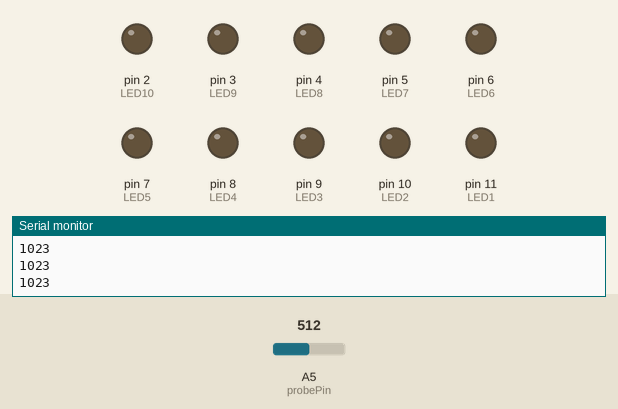
This sketch was run on a simulated Arduino Uno, built with avr-gcc and run on an emulated ATmega328P. On the bench: output pins drawn as LEDs (lit = HIGH), the last lines printed to the serial monitor. Inputs (shaded band) come from the test bench; at power-on: A5 (probePin) = 512.

Above: at 1.2 s.
1.3 s: A5 (probePin) set to 35
2.8 s: A5 (probePin) set to 30
At 3.8 s:
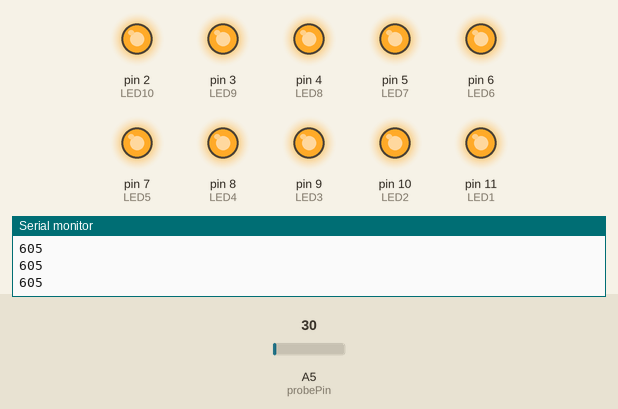
4.4 s: A5 (probePin) set to 5
At 5.0 s:
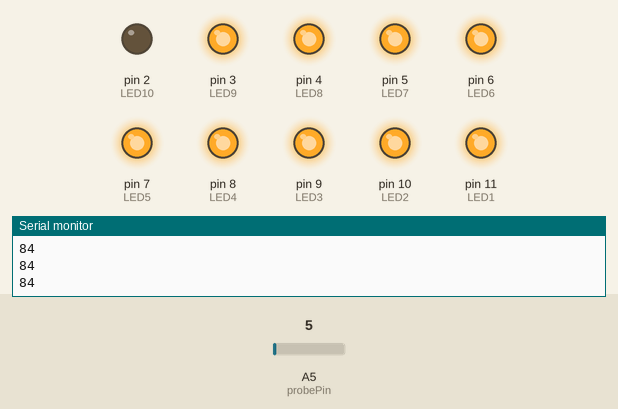
6.1 s: A5 (probePin) set to 25
At 7.3 s:
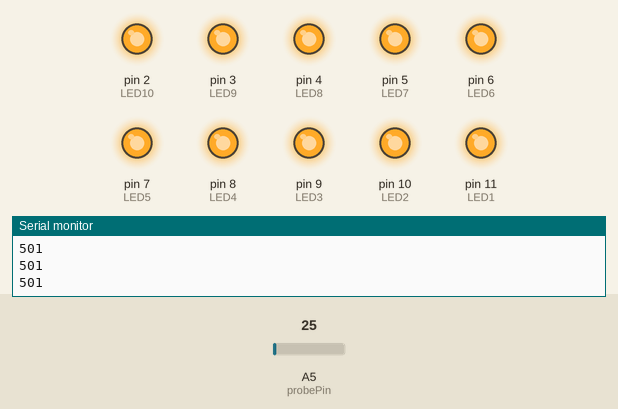
7.6 s: A5 (probePin) set to 50
At 8.2 s:
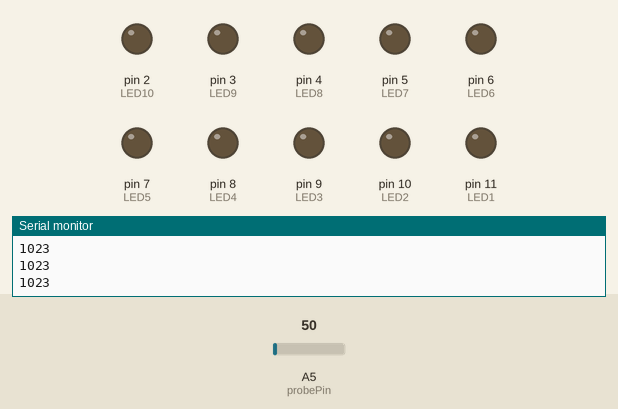
Timing chart, 0 to 10.1 s (numbered marks = the images above; inputs shaded):
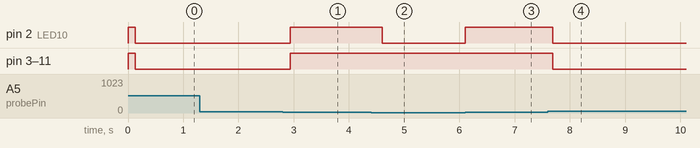

Measured:
- the behaviour switches between 33 and 32 on A5 (probePin) (found by bisection; images 0 and 1)
- after the input at 2.8 s, pin 2 (LED10), pin 3 (LED9), pin 4 (LED8), pin 5 (LED7), pin 6 (LED6), pin 7 (LED5), pin 8 (LED4), pin 9 (LED3), pin 10 (LED2), pin 11 (LED1): LOW → HIGH after 0.14 s
- after the input at 4.4 s, pin 2 (LED10): HIGH → LOW after 0.20 s
- after the input at 6.1 s, pin 2 (LED10): LOW → HIGH at once
- after the input at 7.6 s, pin 2 (LED10), pin 3 (LED9), pin 4 (LED8), pin 5 (LED7), pin 6 (LED6), pin 7 (LED5), pin 8 (LED4), pin 9 (LED3), pin 10 (LED2), pin 11 (LED1): HIGH → LOW after 0.09 s

The sketch:

Ghost_detector.ino
```cpp
#define NUMREADINGS 50 // Raise number to increase data smoothing

int senseLimit = 50; // Raise number to decrease sensitivity of the antenna (up to 1023 max)

int probePin = 5; // Set analog pin 5 as the antenna pin
int val = 0; // Reading from probePin

int LED1 = 11;
int LED2 = 10;
int LED3 = 9;
int LED4 = 8;
int LED5 = 7;
int LED6 = 6;
int LED7 = 5;
int LED8 = 4;
int LED9 = 3;
int LED10 = 2;

int readings[NUMREADINGS]; // Readings from the analog input
int index = 0; // Index of the current reading
int total = 0;
int average = 0;

void setup() {
  pinMode(2, OUTPUT);
  pinMode(3, OUTPUT);
  pinMode(4, OUTPUT);
  pinMode(5, OUTPUT);
  pinMode(6, OUTPUT);
  pinMode(7, OUTPUT);
  pinMode(8, OUTPUT);
  pinMode(9, OUTPUT);
  pinMode(10, OUTPUT);
  pinMode(11, OUTPUT);

  Serial.begin(9600);

  for (int i = 0; i < NUMREADINGS; i++)
    readings[i] = 0;
}

void loop() {
  val = analogRead(probePin); // Take a reading from probe
  if (val >= 1) { // If the reading isn't zero, proceed
    val = constrain(val, 1, senseLimit); // If the reading is
    // higher than the current
    // senseLimit value, update
    // senseLimit value with
    // higher reading
    val = map(val, 1, senseLimit, 1, 1023); // Remap the constrained value within a 1 to 1023 range
    total -= readings[index]; // Subtract the last reading
    readings[index] = val; // Read from the sensor
    total += readings[index]; // Add the reading to the total
    index = (index + 1); // Advance to the next index
    if (index >= NUMREADINGS) // If we're at the end of the array
      index = 0; // loop around to the beginning
    average = total / NUMREADINGS; // Calculate the average reading
    if (average > 10) { // If the average reading is higher than 50
      digitalWrite(LED1, HIGH); // turn on the first LED
    }
    else { // If it's not
      digitalWrite(LED1, LOW); // turn off that LED
    }
    if (average > 15) { // And so on
      digitalWrite(LED2, HIGH);
    }
    else {
      digitalWrite(LED2, LOW);
    }
    if (average > 20) {
      digitalWrite(LED3, HIGH);
    }
    else {
      digitalWrite(LED3, LOW);
    }
    if (average > 30) {
      digitalWrite(LED4, HIGH);
    }
    else {
      digitalWrite(LED4, LOW);
    }
    if (average > 40) {
      digitalWrite(LED5, HIGH);
    }
    else {
      digitalWrite(LED5, LOW);
    }

    if (average > 50) {
      digitalWrite(LED6, HIGH);
    }
    else {
      digitalWrite(LED6, LOW);
    }
    if (average > 60) {
      digitalWrite(LED7, HIGH);
    }
    else {
      digitalWrite(LED7, LOW);
    }
    if (average > 70) {
      digitalWrite(LED8, HIGH);
    }
    else {
      digitalWrite(LED8, LOW);
    }
    if (average > 80) {
      digitalWrite(LED9, HIGH);
    }
    else {
      digitalWrite(LED9, LOW);
    }
    if (average > 90) {
      digitalWrite(LED10, HIGH);
    }
    else {
      digitalWrite(LED10, LOW);
    }
    Serial.println(val);
  }
}
```
